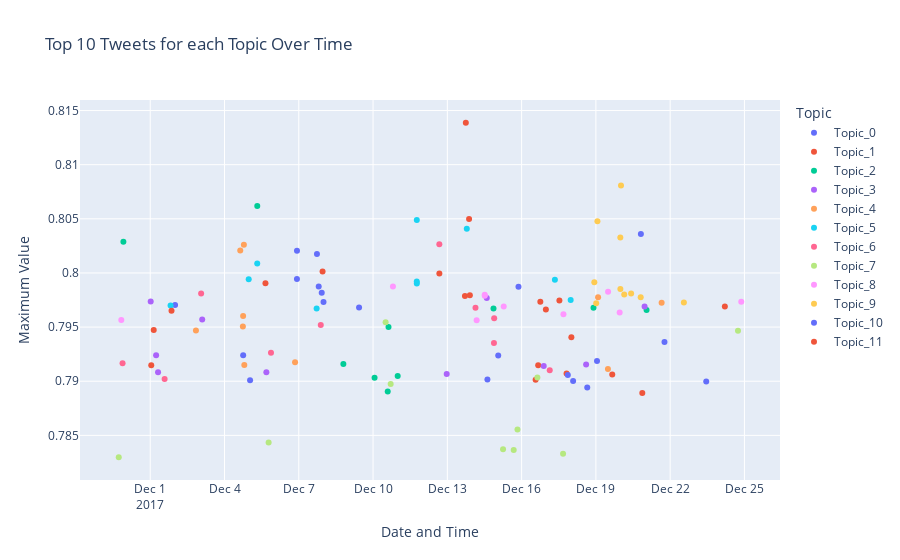

Source (notebook cell):
### Markdown cell above
# Visualising the Top 10 tweets for every topic wrt when it was tweeted

### Code cell
# Create empty lists to store the maximum values, dates, and topic labels
max_values = []
dates = []
topic_labels = []

# Loop through Topic_0 to Topic_11
top_n = 10 # Set the number of top values to display (e.g., top 5)
for i in range(12):
    column_name = f"Topic_{i}"
    top_values = df.nlargest(top_n, column_name)  # Get the top n values for the topic
    for _, row in top_values.iterrows():
        max_values.append(row[column_name])
        dates.append(row['created'])
        topic_labels.append(f"Topic_{i}")

# Create a DataFrame for the scatter plot
scatter_df = pd.DataFrame({'Date': dates, 'Max Value': max_values, 'Topic': topic_labels})

# Sort the DataFrame by 'Date' and reset the index
scatter_df['Date'] = pd.to_datetime(scatter_df['Date'])  # Ensure 'Date' is in datetime format
scatter_df = scatter_df.sort_values(by='Date')
scatter_df.reset_index(drop=True, inplace=True)

# Create the scatter plot
fig = px.scatter(
    scatter_df,
    x='Date',
    y='Max Value',
    color='Topic',
    title='Top 10 Tweets for each Topic Over Time',
    labels={'Date': 'Date and Time', 'Max Value': 'Maximum Value'},
    category_orders={'Topic': topic_labels}  # Set the order of topics for labels
)

fig.update_xaxes(title_text='Date and Time')
fig.update_yaxes(title_text='Maximum Value')
fig.show()

### Figure 1 — Plotly figure (JSON) as saved in the notebook; plotly's stock layout.template omitted (floating-point values rounded to 4 significant figures)
{"data": [{"hovertemplate": "Topic=Topic_0<br>Date and Time=%{x}<br>Maximum Value=%{y}<extra></extra>", "legendgroup": "Topic_0", "marker": {"color": "#636efa", "symbol": "circle"}, "mode": "markers", "name": "Topic_0", "orientation": "v", "showlegend": true, "type": "scatter", "x": ["2017-12-02T00:05:00", "2017-12-06T22:13:00", "2017-12-06T22:15:00", "2017-12-07T17:37:00", "2017-12-07T19:19:00", "2017-12-07T22:14:00", "2017-12-07T23:59:00", "2017-12-09T10:26:00", "2017-12-15T20:58:00", "2017-12-20T19:37:00"], "xaxis": "x", "y": [0.797, 0.7994, 0.802, 0.8018, 0.7987, 0.7982, 0.7973, 0.7968, 0.7987, 0.8036], "yaxis": "y"}, {"hovertemplate": "Topic=Topic_1<br>Date and Time=%{x}<br>Maximum Value=%{y}<extra></extra>", "legendgroup": "Topic_1", "marker": {"color": "#EF553B", "symbol": "circle"}, "mode": "markers", "name": "Topic_1", "orientation": "v", "showlegend": true, "type": "scatter", "x": ["2017-12-01T00:59:00", "2017-12-01T03:23:00", "2017-12-05T15:42:00", "2017-12-07T23:04:00", "2017-12-16T13:35:00", "2017-12-16T16:05:00", "2017-12-17T19:35:00", "2017-12-18T00:14:00", "2017-12-19T15:52:00", "2017-12-20T20:59:00"], "xaxis": "x", "y": [0.7915, 0.7947, 0.7991, 0.8001, 0.7901, 0.7915, 0.7907, 0.7941, 0.7906, 0.7889], "yaxis": "y"}, {"hovertemplate": "Topic=Topic_2<br>Date and Time=%{x}<br>Maximum Value=%{y}<extra></extra>", "legendgroup": "Topic_2", "marker": {"color": "#00cc96", "symbol": "circle"}, "mode": "markers", "name": "Topic_2", "orientation": "v", "showlegend": true, "type": "scatter", "x": ["2017-11-29T21:59:00", "2017-12-05T07:46:00", "2017-12-08T19:13:00", "2017-12-10T01:28:00", "2017-12-10T14:13:00", "2017-12-10T14:59:00", "2017-12-10T23:53:00", "2017-12-14T20:45:00", "2017-12-18T21:42:00", "2017-12-21T01:07:00"], "xaxis": "x", "y": [0.8029, 0.8062, 0.7916, 0.7903, 0.789, 0.795, 0.7905, 0.7967, 0.7968, 0.7966], "yaxis": "y"}, {"hovertemplate": "Topic=Topic_3<br>Date and Time=%{x}<br>Maximum Value=%{y}<extra></extra>", "legendgroup": "Topic_3", "marker": {"color": "#ab63fa", "symbol": "circle"}, "mode": "markers", "name": "Topic_3", "orientation": "v", "showlegend": true, "type": "scatter", "x": ["2017-12-01T00:27:00", "2017-12-01T05:42:00", "2017-12-01T07:35:00", "2017-12-03T02:23:00", "2017-12-05T16:35:00", "2017-12-12T23:24:00", "2017-12-14T14:13:00", "2017-12-16T21:26:00", "2017-12-18T14:31:00", "2017-12-20T23:13:00"], "xaxis": "x", "y": [0.7974, 0.7924, 0.7908, 0.7957, 0.7908, 0.7907, 0.7977, 0.7914, 0.7915, 0.7969], "yaxis": "y"}, {"hovertemplate": "Topic=Topic_4<br>Date and Time=%{x}<br>Maximum Value=%{y}<extra></extra>", "legendgroup": "Topic_4", "marker": {"color": "#FFA15A", "symbol": "circle"}, "mode": "markers", "name": "Topic_4", "orientation": "v", "showlegend": true, "type": "scatter", "x": ["2017-12-02T20:18:00", "2017-12-04T15:16:00", "2017-12-04T17:48:00", "2017-12-04T18:02:00", "2017-12-04T18:47:00", "2017-12-04T19:11:00", "2017-12-06T20:23:00", "2017-12-19T02:08:00", "2017-12-19T11:41:00", "2017-12-21T15:44:00"], "xaxis": "x", "y": [0.7947, 0.8021, 0.7951, 0.796, 0.8026, 0.7915, 0.7917, 0.7978, 0.7911, 0.7973], "yaxis": "y"}, {"hovertemplate": "Topic=Topic_5<br>Date and Time=%{x}<br>Maximum Value=%{y}<extra></extra>", "legendgroup": "Topic_5", "marker": {"color": "#19d3f3", "symbol": "circle"}, "mode": "markers", "name": "Topic_5", "orientation": "v", "showlegend": true, "type": "scatter", "x": ["2017-12-01T19:43:00", "2017-12-04T23:27:00", "2017-12-05T07:43:00", "2017-12-07T17:19:00", "2017-12-11T18:23:00", "2017-12-11T18:24:00", "2017-12-11T18:25:00", "2017-12-13T18:52:00", "2017-12-17T08:16:00", "2017-12-17T23:33:00"], "xaxis": "x", "y": [0.797, 0.7994, 0.8009, 0.7967, 0.7992, 0.8049, 0.799, 0.8041, 0.7994, 0.7975], "yaxis": "y"}, {"hovertemplate": "Topic=Topic_6<br>Date and Time=%{x}<br>Maximum Value=%{y}<extra></extra>", "legendgroup": "Topic_6", "marker": {"color": "#FF6692", "symbol": "circle"}, "mode": "markers", "name": "Topic_6", "orientation": "v", "showlegend": true, "type": "scatter", "x": ["2017-11-29T21:10:00", "2017-12-01T13:56:00", "2017-12-03T01:21:00", "2017-12-05T21:03:00", "2017-12-07T21:19:00", "2017-12-12T16:15:00", "2017-12-14T03:18:00", "2017-12-14T21:12:00", "2017-12-14T21:25:00", "2017-12-17T03:15:00"], "xaxis": "x", "y": [0.7917, 0.7902, 0.7981, 0.7926, 0.7952, 0.8026, 0.7968, 0.7935, 0.7958, 0.791], "yaxis": "y"}, {"hovertemplate": "Topic=Topic_7<br>Date and Time=%{x}<br>Maximum Value=%{y}<extra></extra>", "legendgroup": "Topic_7", "marker": {"color": "#B6E880", "symbol": "circle"}, "mode": "markers", "name": "Topic_7", "orientation": "v", "showlegend": true, "type": "scatter", "x": ["2017-11-29T17:29:00", "2017-12-05T18:46:00", "2017-12-10T12:10:00", "2017-12-10T17:04:00", "2017-12-15T06:00:00", "2017-12-15T16:21:00", "2017-12-15T20:00:00", "2017-12-16T15:18:00", "2017-12-17T16:11:00", "2017-12-24T17:45:00"], "xaxis": "x", "y": [0.783, 0.7844, 0.7954, 0.7897, 0.7837, 0.7836, 0.7855, 0.7903, 0.7833, 0.7947], "yaxis": "y"}, {"hovertemplate": "Topic=Topic_8<br>Date and Time=%{x}<br>Maximum Value=%{y}<extra></extra>", "legendgroup": "Topic_8", "marker": {"color": "#FF97FF", "symbol": "circle"}, "mode": "markers", "name": "Topic_8", "orientation": "v", "showlegend": true, "type": "scatter", "x": ["2017-11-29T19:57:00", "2017-12-10T19:17:00", "2017-12-14T04:25:00", "2017-12-14T12:16:00", "2017-12-14T12:17:00", "2017-12-15T06:40:00", "2017-12-17T16:34:00", "2017-12-19T11:50:00", "2017-12-19T23:03:00", "2017-12-24T20:55:00"], "xaxis": "x", "y": [0.7957, 0.7988, 0.7956, 0.798, 0.7979, 0.7969, 0.7962, 0.7983, 0.7964, 0.7973], "yaxis": "y"}, {"hovertemplate": "Topic=Topic_9<br>Date and Time=%{x}<br>Maximum Value=%{y}<extra></extra>", "legendgroup": "Topic_9", "marker": {"color": "#FECB52", "symbol": "circle"}, "mode": "markers", "name": "Topic_9", "orientation": "v", "showlegend": true, "type": "scatter", "x": ["2017-12-18T22:30:00", "2017-12-19T00:19:00", "2017-12-19T01:30:00", "2017-12-19T23:42:00", "2017-12-19T23:44:00", "2017-12-20T00:21:00", "2017-12-20T03:29:00", "2017-12-20T10:09:00", "2017-12-20T19:27:00", "2017-12-22T13:19:00"], "xaxis": "x", "y": [0.7991, 0.7972, 0.8048, 0.8033, 0.7985, 0.8081, 0.798, 0.7981, 0.7978, 0.7973], "yaxis": "y"}, {"hovertemplate": "Topic=Topic_10<br>Date and Time=%{x}<br>Maximum Value=%{y}<extra></extra>", "legendgroup": "Topic_10", "marker": {"color": "#636efa", "symbol": "circle"}, "mode": "markers", "name": "Topic_10", "orientation": "v", "showlegend": true, "type": "scatter", "x": ["2017-12-04T18:05:00", "2017-12-05T00:48:00", "2017-12-14T14:51:00", "2017-12-15T01:20:00", "2017-12-17T20:48:00", "2017-12-18T01:56:00", "2017-12-18T15:38:00", "2017-12-19T01:05:00", "2017-12-21T18:30:00", "2017-12-23T10:58:00"], "xaxis": "x", "y": [0.7924, 0.7901, 0.7902, 0.7924, 0.7906, 0.79, 0.7894, 0.7919, 0.7936, 0.79], "yaxis": "y"}, {"hovertemplate": "Topic=Topic_11<br>Date and Time=%{x}<br>Maximum Value=%{y}<extra></extra>", "legendgroup": "Topic_11", "marker": {"color": "#EF553B", "symbol": "circle"}, "mode": "markers", "name": "Topic_11", "orientation": "v", "showlegend": true, "type": "scatter", "x": ["2017-12-01T20:39:00", "2017-12-12T16:16:00", "2017-12-13T17:04:00", "2017-12-13T17:56:00", "2017-12-13T21:05:00", "2017-12-13T21:50:00", "2017-12-16T18:09:00", "2017-12-16T23:32:00", "2017-12-17T12:38:00", "2017-12-24T05:01:00"], "xaxis": "x", "y": [0.7965, 0.8, 0.7979, 0.8139, 0.805, 0.7979, 0.7974, 0.7966, 0.7975, 0.7969], "yaxis": "y"}], "layout": {"legend": {"title": {"text": "Topic"}, "tracegroupgap": 0}, "title": {"text": "Top 10 Tweets for each Topic Over Time"}, "xaxis": {"anchor": "y", "domain": [0, 1], "title": {"text": "Date and Time"}}, "yaxis": {"anchor": "x", "domain": [0, 1], "title": {"text": "Maximum Value"}}}}
